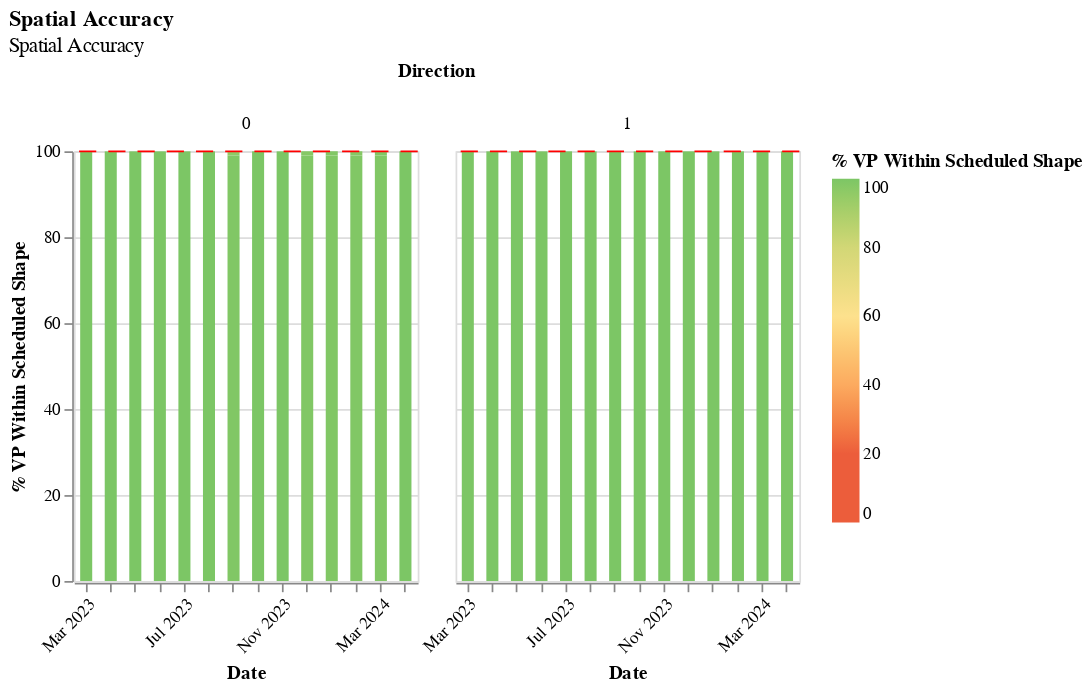

This figure's notebook cell:
### Code cell
spatial_accuray_chart

### Figure 1 — Vega-Lite specification as saved in the notebook (floating-point values rounded to 4 significant figures; data arrays with more than 128 entries replaced by an {"elided": "..."} marker saying what was removed)
{"config": {"view": {"continuousWidth": 300, "continuousHeight": 300}}, "data": {"name": "data-db8a792b77aa2d45fa009ad2259c898f"}, "facet": {"column": {"field": "Direction", "type": "nominal"}}, "spec": {"layer": [{"mark": {"type": "bar", "clip": true, "size": 7}, "encoding": {"color": {"field": "% VP within Scheduled Shape", "scale": {"domain": [0, 20, 40, 60, 80, 100], "range": ["#ec5d3b", "#ec5d3b", "#fcaa5f", "#fde18d", "#d2d776", "#7cc665"]}, "title": "% VP Within Scheduled Shape", "type": "quantitative"}, "tooltip": [{"field": "Direction", "type": "quantitative"}, {"field": "Period", "type": "nominal"}, {"field": "Route", "type": "nominal"}, {"field": "Organization", "type": "nominal"}, {"field": "Date", "type": "temporal"}, {"field": "% VP within Scheduled Shape", "type": "quantitative"}], "x": {"axis": {"format": "%b %Y", "labelAngle": -45}, "field": "Date", "timeUnit": "yearmonthdate", "title": ["Date"], "type": "ordinal"}, "y": {"field": "% VP within Scheduled Shape", "scale": {"domain": [0, 100]}, "title": "% VP Within Scheduled Shape", "type": "quantitative"}}}, {"mark": {"type": "rule", "color": "red", "strokeDash": [10, 7]}, "encoding": {"y": {"aggregate": "mean", "field": "ruler_100_pct", "type": "quantitative"}}}], "height": 250, "width": 200}, "title": {"text": "Spatial Accuracy", "subtitle": ["Spatial Accuracy"]}, "$schema": "https://vega.github.io/schema/vega-lite/v5.14.1.json", "datasets": {"data-db8a792b77aa2d45fa009ad2259c898f": {"elided": "164 records"}}}
